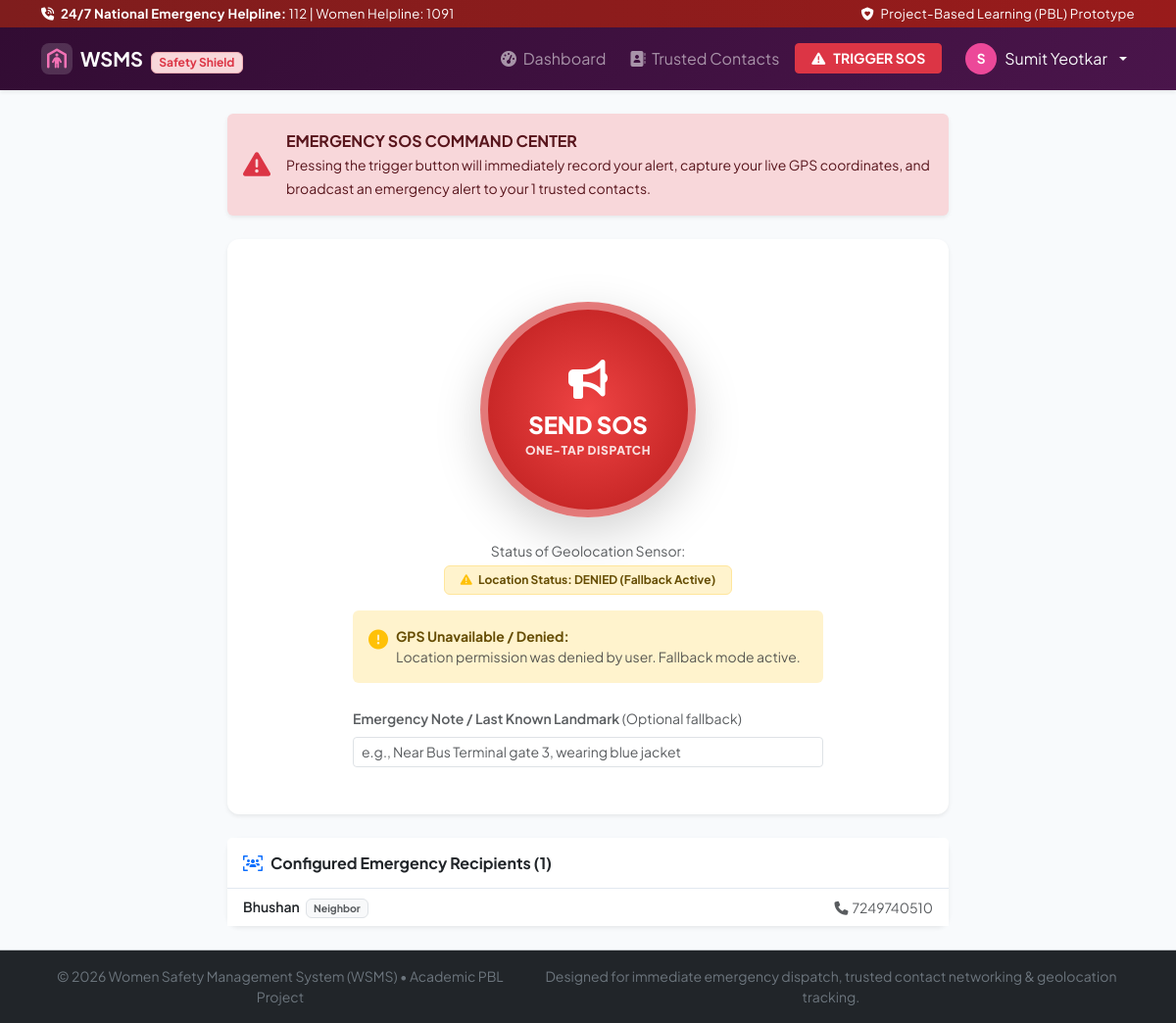
Page /sos (signed in) on the earlier database version.
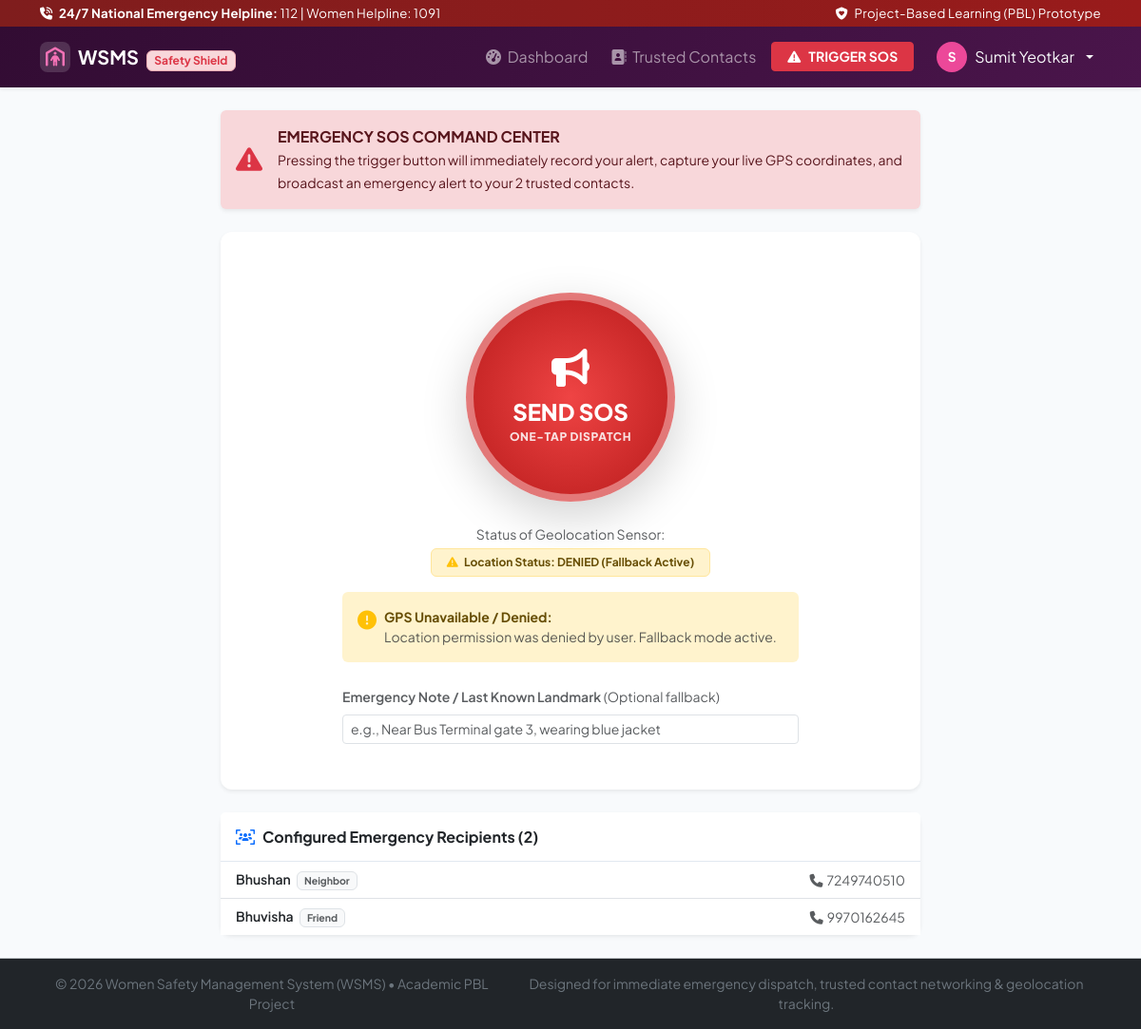
Same page on the later database version.
### tables this page shows
CREATE TABLE trusted_contacts (
        id INTEGER PRIMARY KEY AUTOINCREMENT,
        user_id INTEGER NOT NULL,
        contact_name TEXT NOT NULL,
        contact_phone TEXT NOT NULL,
        relationship TEXT NOT NULL,
        created_at DATETIME DEFAULT CURRENT_TIMESTAMP,
        FOREIGN KEY (user_id) REFERENCES users(id) ON DELETE CASCADE
    );

### app.py (the view, shortened to what this page needs)
@app.route('/sos', methods=['GET', 'POST'])
@login_required
@verify_csrf
def sos():
    db = get_db()
    cursor = db.cursor()
    cursor.execute("""
        SELECT contact_name, contact_phone, relationship
        FROM trusted_contacts
        WHERE user_id = ?
    """, (session['user_id'],))
    contacts = cursor.fetchall()
    cursor.execute("SELECT emergency_message FROM users WHERE id = ?", (session['user_id'],))
    user_row = cursor.fetchone()
    custom_msg = user_row['emergency_message'] if user_row else ''
    return render_template('sos.html', contacts=contacts, custom_message=custom_msg)

### app.py (called while the page is built, shortened)
def get_db():
    if 'db' not in g:
        g.db = sqlite3.connect(app.config['DATABASE'])
        g.db.row_factory = sqlite3.Row
        g.db.execute("PRAGMA foreign_keys = ON;")
    return g.db

def generate_csrf_token():
    if '_csrf_token' not in session:
        session['_csrf_token'] = secrets.token_hex(32)
    return session['_csrf_token']

def verify_csrf(f):
    @wraps(f)
    def decorated_function(*args, **kwargs):
        return f(*args, **kwargs)
    return decorated_function

def login_required(f):
    @wraps(f)
    def decorated_function(*args, **kwargs):
        if 'user_id' not in session:
            flash('Please log in to access this feature.', 'warning')
            return redirect(url_for('login', next=request.path))
        return f(*args, **kwargs)
    return decorated_function

@app.context_processor
def inject_user():
    return {
        'current_user': {
            'id': session.get('user_id'),
            'name': session.get('user_name'),
            'email': session.get('user_email')
        } if 'user_id' in session else None
    }

### templates/sos.html (shortened to what the changed rows need)
{% extends "base.html" %}
{% block content %}
<div class="row justify-content-center">
    <div class="col-12 col-lg-8">
        <div class="alert alert-danger shadow-sm border-0 d-flex align-items-center mb-4 p-3" role="alert">
            <div>
                <strong class="d-block fs-6">EMERGENCY SOS COMMAND CENTER</strong>
                <span class="small text-danger-emphasis">
                    Pressing the trigger button will immediately record your alert, capture your live GPS coordinates, and broadcast an emergency alert to your {{ contacts|length }} trusted contacts.
                </span>
            </div>
        </div>
        <div class="card shadow-sm border-0">
            <div class="card-header bg-white py-3">
                <h6 class="fw-bold mb-0"><i class="fa-solid fa-users-viewfinder text-primary me-2"></i>Configured Emergency Recipients ({{ contacts|length }})</h6>
            </div>
            <div class="card-body p-0">
                {% if contacts %}
                    <ul class="list-group list-group-flush small">
                        {% for c in contacts %}
                            <li class="list-group-item d-flex justify-content-between align-items-center py-2 px-3">
                                <div>
                                    <span class="fw-semibold">{{ c.contact_name }}</span>
                                    <span class="badge bg-light text-muted border ms-1">{{ c.relationship }}</span>
                                </div>
                                <span class="text-muted"><i class="fa-solid fa-phone me-1"></i>{{ c.contact_phone }}</span>
                            </li>
                        {% endfor %}
                    </ul>
                {% else %}
                    <div class="p-3 text-center text-muted small">
                        <i class="fa-solid fa-triangle-exclamation text-warning me-1"></i>
                        No trusted contacts registered! Alerts will only be logged in your incident history.
                        <a href="{{ url_for('trusted_contacts') }}" class="fw-semibold ms-1">Add Contacts</a>
                    </div>
                {% endif %}
            </div>
        </div>
    </div>
</div>
{% endblock %}

Differences in the rows shown:
added trusted_contacts: contact_name "Bhuvisha", relationship "Friend", contact_phone "9970162645"
Other differences:
{{ contacts|length }}: "1" → "2"
